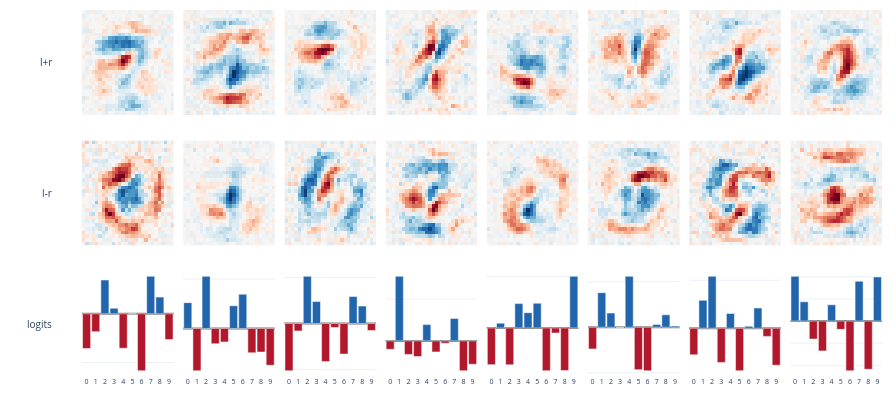

The notebook cell this image was saved under:
### Markdown cell above
### Visualizing neurons

Each neuron has a positive pattern ($L_r + R_r$), a negative pattern ($L_r - R_r$), and output weights ($D_r$). The `decompose` method returns these normalized and sorted by importance (the product of the factor norms).

### Code cell
def bar_colors(v):
    return ["#2166ac" if x >= 0 else "#b2182b" for x in v]


def plot_component_grid(models, group_labels, n_comp=8, width_per=112, height_per_group=360):
    """Consistent component visualization for CPD-style decompositions."""
    row_names = ["l+r", "l-r", "logits"]
    n_rows = 3 * len(models)
    vertical_spacing = 0.026 if len(models) > 1 else 0.07

    fig = make_subplots(
        rows=n_rows,
        cols=n_comp,
        vertical_spacing=vertical_spacing,
        horizontal_spacing=0.012,
    )

    for r, m in enumerate(models):
        plus, minus, down, sigma = m.decompose()
        plus, minus, down = plus.cpu(), minus.cpu(), down.cpu()
        for c in range(n_comp):
            params = dict(showscale=False, colorscale="RdBu", zmid=0)
            fig.add_heatmap(z=plus[:, c].view(28, 28).flip(0), **params, row=3*r+1, col=c+1)
            fig.add_heatmap(z=minus[:, c].view(28, 28).flip(0), **params, row=3*r+2, col=c+1)
            vals = down[:, c].tolist()
            fig.add_bar(
                x=list(range(10)),
                y=vals,
                marker_color=bar_colors(vals),
                showlegend=False,
                row=3*r+3,
                col=c+1,
            )

    for row in range(1, n_rows + 1):
        for col in range(1, n_comp + 1):
            if row % 3 == 0:
                fig.update_xaxes(
                    visible=True,
                    tickmode="array",
                    tickvals=list(range(10)),
                    ticktext=[str(i) for i in range(10)],
                    tickfont=dict(size=7),
                    row=row,
                    col=col,
                )
                fig.update_yaxes(
                    visible=True,
                    showticklabels=False,
                    zeroline=True,
                    zerolinecolor="#777",
                    row=row,
                    col=col,
                )
            else:
                fig.update_xaxes(visible=False, row=row, col=col)
                fig.update_yaxes(visible=False, row=row, col=col)

    domain_h = (1 - vertical_spacing * (n_rows - 1)) / n_rows
    for row in range(1, n_rows + 1):
        group = (row - 1) // 3
        kind = row_names[(row - 1) % 3]
        label = f"{group_labels[group]}<br>{kind}" if group_labels[group] else kind
        y = 1 - (row - 1) * (domain_h + vertical_spacing) - domain_h / 2
        fig.add_annotation(
            xref="paper", yref="paper", x=-0.035, y=y,
            text=label, showarrow=False,
            xanchor="right", yanchor="middle",
            align="right", font=dict(size=10),
        )

    fig.update_layout(
        width=n_comp * width_per,
        height=len(models) * height_per_group,
        bargap=0.12,
        margin=dict(l=82, r=14, b=24, t=10),
        template="plotly_white",
    )
    return fig


fig = plot_component_grid([sparse], [""], n_comp=8, height_per_group=400)
fig

### Figure 1 — Plotly figure (JSON) as saved in the notebook; plotly's stock layout.template omitted (floating-point values rounded to 4 significant figures; data arrays with more than 128 entries replaced by an {"elided": "..."} marker saying what was removed)
{"data": [{"colorscale": [[0, "rgb(103,0,31)"], [0.1, "rgb(178,24,43)"], [0.2, "rgb(214,96,77)"], [0.3, "rgb(244,165,130)"], [0.4, "rgb(253,219,199)"], [0.5, "rgb(247,247,247)"], [0.6, "rgb(209,229,240)"], [0.7, "rgb(146,197,222)"], [0.8, "rgb(67,147,195)"], [0.9, "rgb(33,102,172)"], [1, "rgb(5,48,97)"]], "showscale": false, "type": "heatmap", "xaxis": "x", "yaxis": "y", "z": {"elided": "28x28 float values"}, "zmid": 0}, {"colorscale": [[0, "rgb(103,0,31)"], [0.1, "rgb(178,24,43)"], [0.2, "rgb(214,96,77)"], [0.3, "rgb(244,165,130)"], [0.4, "rgb(253,219,199)"], [0.5, "rgb(247,247,247)"], [0.6, "rgb(209,229,240)"], [0.7, "rgb(146,197,222)"], [0.8, "rgb(67,147,195)"], [0.9, "rgb(33,102,172)"], [1, "rgb(5,48,97)"]], "showscale": false, "type": "heatmap", "xaxis": "x9", "yaxis": "y9", "z": {"elided": "28x28 float values"}, "zmid": 0}, {"marker": {"color": ["#b2182b", "#b2182b", "#2166ac", "#2166ac", "#b2182b", "#2166ac", "#b2182b", "#2166ac", "#2166ac", "#b2182b"]}, "showlegend": false, "type": "bar", "x": [0, 1, 2, 3, 4, 5, 6, 7, 8, 9], "xaxis": "x17", "y": [-0.3567, -0.1834, 0.3469, 0.05634, -0.354, 0.0003129, -0.5851, 0.3849, 0.1715, -0.2652], "yaxis": "y17"}, {"colorscale": [[0, "rgb(103,0,31)"], [0.1, "rgb(178,24,43)"], [0.2, "rgb(214,96,77)"], [0.3, "rgb(244,165,130)"], [0.4, "rgb(253,219,199)"], [0.5, "rgb(247,247,247)"], [0.6, "rgb(209,229,240)"], [0.7, "rgb(146,197,222)"], [0.8, "rgb(67,147,195)"], [0.9, "rgb(33,102,172)"], [1, "rgb(5,48,97)"]], "showscale": false, "type": "heatmap", "xaxis": "x2", "yaxis": "y2", "z": {"elided": "28x28 float values"}, "zmid": 0}, {"colorscale": [[0, "rgb(103,0,31)"], [0.1, "rgb(178,24,43)"], [0.2, "rgb(214,96,77)"], [0.3, "rgb(244,165,130)"], [0.4, "rgb(253,219,199)"], [0.5, "rgb(247,247,247)"], [0.6, "rgb(209,229,240)"], [0.7, "rgb(146,197,222)"], [0.8, "rgb(67,147,195)"], [0.9, "rgb(33,102,172)"], [1, "rgb(5,48,97)"]], "showscale": false, "type": "heatmap", "xaxis": "x10", "yaxis": "y10", "z": {"elided": "28x28 float values"}, "zmid": 0}, {"marker": {"color": ["#2166ac", "#b2182b", "#2166ac", "#b2182b", "#b2182b", "#2166ac", "#2166ac", "#b2182b", "#b2182b", "#b2182b"]}, "showlegend": false, "type": "bar", "x": [0, 1, 2, 3, 4, 5, 6, 7, 8, 9], "xaxis": "x18", "y": [0.2613, -0.4275, 0.5274, -0.1537, -0.136, 0.2301, 0.3465, -0.246, -0.2383, -0.3719], "yaxis": "y18"}, {"colorscale": [[0, "rgb(103,0,31)"], [0.1, "rgb(178,24,43)"], [0.2, "rgb(214,96,77)"], [0.3, "rgb(244,165,130)"], [0.4, "rgb(253,219,199)"], [0.5, "rgb(247,247,247)"], [0.6, "rgb(209,229,240)"], [0.7, "rgb(146,197,222)"], [0.8, "rgb(67,147,195)"], [0.9, "rgb(33,102,172)"], [1, "rgb(5,48,97)"]], "showscale": false, "type": "heatmap", "xaxis": "x3", "yaxis": "y3", "z": {"elided": "28x28 float values"}, "zmid": 0}, {"colorscale": [[0, "rgb(103,0,31)"], [0.1, "rgb(178,24,43)"], [0.2, "rgb(214,96,77)"], [0.3, "rgb(244,165,130)"], [0.4, "rgb(253,219,199)"], [0.5, "rgb(247,247,247)"], [0.6, "rgb(209,229,240)"], [0.7, "rgb(146,197,222)"], [0.8, "rgb(67,147,195)"], [0.9, "rgb(33,102,172)"], [1, "rgb(5,48,97)"]], "showscale": false, "type": "heatmap", "xaxis": "x11", "yaxis": "y11", "z": {"elided": "28x28 float values"}, "zmid": 0}, {"marker": {"color": ["#b2182b", "#b2182b", "#2166ac", "#2166ac", "#b2182b", "#b2182b", "#b2182b", "#2166ac", "#2166ac", "#b2182b"]}, "showlegend": false, "type": "bar", "x": [0, 1, 2, 3, 4, 5, 6, 7, 8, 9], "xaxis": "x19", "y": [-0.5129, -0.08032, 0.5129, 0.2386, -0.4137, -0.0435, -0.3317, 0.2929, 0.1898, -0.07483], "yaxis": "y19"}, {"colorscale": [[0, "rgb(103,0,31)"], [0.1, "rgb(178,24,43)"], [0.2, "rgb(214,96,77)"], [0.3, "rgb(244,165,130)"], [0.4, "rgb(253,219,199)"], [0.5, "rgb(247,247,247)"], [0.6, "rgb(209,229,240)"], [0.7, "rgb(146,197,222)"], [0.8, "rgb(67,147,195)"], [0.9, "rgb(33,102,172)"], [1, "rgb(5,48,97)"]], "showscale": false, "type": "heatmap", "xaxis": "x4", "yaxis": "y4", "z": {"elided": "28x28 float values"}, "zmid": 0}, {"colorscale": [[0, "rgb(103,0,31)"], [0.1, "rgb(178,24,43)"], [0.2, "rgb(214,96,77)"], [0.3, "rgb(244,165,130)"], [0.4, "rgb(253,219,199)"], [0.5, "rgb(247,247,247)"], [0.6, "rgb(209,229,240)"], [0.7, "rgb(146,197,222)"], [0.8, "rgb(67,147,195)"], [0.9, "rgb(33,102,172)"], [1, "rgb(5,48,97)"]], "showscale": false, "type": "heatmap", "xaxis": "x12", "yaxis": "y12", "z": {"elided": "28x28 float values"}, "zmid": 0}, {"marker": {"color": ["#b2182b", "#2166ac", "#b2182b", "#b2182b", "#2166ac", "#b2182b", "#b2182b", "#2166ac", "#b2182b", "#b2182b"]}, "showlegend": false, "type": "bar", "x": [0, 1, 2, 3, 4, 5, 6, 7, 8, 9], "xaxis": "x20", "y": [-0.1005, 0.7717, -0.1619, -0.1881, 0.1944, -0.1318, -0.0277, 0.2676, -0.3571, -0.2789], "yaxis": "y20"}, {"colorscale": [[0, "rgb(103,0,31)"], [0.1, "rgb(178,24,43)"], [0.2, "rgb(214,96,77)"], [0.3, "rgb(244,165,130)"], [0.4, "rgb(253,219,199)"], [0.5, "rgb(247,247,247)"], [0.6, "rgb(209,229,240)"], [0.7, "rgb(146,197,222)"], [0.8, "rgb(67,147,195)"], [0.9, "rgb(33,102,172)"], [1, "rgb(5,48,97)"]], "showscale": false, "type": "heatmap", "xaxis": "x5", "yaxis": "y5", "z": {"elided": "28x28 float values"}, "zmid": 0}, {"colorscale": [[0, "rgb(103,0,31)"], [0.1, "rgb(178,24,43)"], [0.2, "rgb(214,96,77)"], [0.3, "rgb(244,165,130)"], [0.4, "rgb(253,219,199)"], [0.5, "rgb(247,247,247)"], [0.6, "rgb(209,229,240)"], [0.7, "rgb(146,197,222)"], [0.8, "rgb(67,147,195)"], [0.9, "rgb(33,102,172)"], [1, "rgb(5,48,97)"]], "showscale": false, "type": "heatmap", "xaxis": "x13", "yaxis": "y13", "z": {"elided": "28x28 float values"}, "zmid": 0}, {"marker": {"color": ["#b2182b", "#2166ac", "#b2182b", "#2166ac", "#2166ac", "#2166ac", "#b2182b", "#b2182b", "#b2182b", "#2166ac"]}, "showlegend": false, "type": "bar", "x": [0, 1, 2, 3, 4, 5, 6, 7, 8, 9], "xaxis": "x21", "y": [-0.3576, 0.04702, -0.3597, 0.2381, 0.1493, 0.2417, -0.4173, -0.04929, -0.4154, 0.504], "yaxis": "y21"}, {"colorscale": [[0, "rgb(103,0,31)"], [0.1, "rgb(178,24,43)"], [0.2, "rgb(214,96,77)"], [0.3, "rgb(244,165,130)"], [0.4, "rgb(253,219,199)"], [0.5, "rgb(247,247,247)"], [0.6, "rgb(209,229,240)"], [0.7, "rgb(146,197,222)"], [0.8, "rgb(67,147,195)"], [0.9, "rgb(33,102,172)"], [1, "rgb(5,48,97)"]], "showscale": false, "type": "heatmap", "xaxis": "x6", "yaxis": "y6", "z": {"elided": "28x28 float values"}, "zmid": 0}, {"colorscale": [[0, "rgb(103,0,31)"], [0.1, "rgb(178,24,43)"], [0.2, "rgb(214,96,77)"], [0.3, "rgb(244,165,130)"], [0.4, "rgb(253,219,199)"], [0.5, "rgb(247,247,247)"], [0.6, "rgb(209,229,240)"], [0.7, "rgb(146,197,222)"], [0.8, "rgb(67,147,195)"], [0.9, "rgb(33,102,172)"], [1, "rgb(5,48,97)"]], "showscale": false, "type": "heatmap", "xaxis": "x14", "yaxis": "y14", "z": {"elided": "28x28 float values"}, "zmid": 0}, {"marker": {"color": ["#b2182b", "#2166ac", "#2166ac", "#b2182b", "#2166ac", "#b2182b", "#b2182b", "#2166ac", "#2166ac", "#2166ac"]}, "showlegend": false, "type": "bar", "x": [0, 1, 2, 3, 4, 5, 6, 7, 8, 9], "xaxis": "x22", "y": [-0.2378, 0.3789, 0.1552, -0.001933, 0.5584, -0.4651, -0.4773, 0.03059, 0.1365, 0.01411], "yaxis": "y22"}, {"colorscale": [[0, "rgb(103,0,31)"], [0.1, "rgb(178,24,43)"], [0.2, "rgb(214,96,77)"], [0.3, "rgb(244,165,130)"], [0.4, "rgb(253,219,199)"], [0.5, "rgb(247,247,247)"], [0.6, "rgb(209,229,240)"], [0.7, "rgb(146,197,222)"], [0.8, "rgb(67,147,195)"], [0.9, "rgb(33,102,172)"], [1, "rgb(5,48,97)"]], "showscale": false, "type": "heatmap", "xaxis": "x7", "yaxis": "y7", "z": {"elided": "28x28 float values"}, "zmid": 0}, {"colorscale": [[0, "rgb(103,0,31)"], [0.1, "rgb(178,24,43)"], [0.2, "rgb(214,96,77)"], [0.3, "rgb(244,165,130)"], [0.4, "rgb(253,219,199)"], [0.5, "rgb(247,247,247)"], [0.6, "rgb(209,229,240)"], [0.7, "rgb(146,197,222)"], [0.8, "rgb(67,147,195)"], [0.9, "rgb(33,102,172)"], [1, "rgb(5,48,97)"]], "showscale": false, "type": "heatmap", "xaxis": "x15", "yaxis": "y15", "z": {"elided": "28x28 float values"}, "zmid": 0}, {"marker": {"color": ["#b2182b", "#2166ac", "#2166ac", "#b2182b", "#2166ac", "#b2182b", "#2166ac", "#2166ac", "#b2182b", "#b2182b"]}, "showlegend": false, "type": "bar", "x": [0, 1, 2, 3, 4, 5, 6, 7, 8, 9], "xaxis": "x23", "y": [-0.2768, 0.2907, 0.5409, -0.3563, 0.1536, -0.4426, 0.0201, 0.2111, -0.08459, -0.3844], "yaxis": "y23"}, {"colorscale": [[0, "rgb(103,0,31)"], [0.1, "rgb(178,24,43)"], [0.2, "rgb(214,96,77)"], [0.3, "rgb(244,165,130)"], [0.4, "rgb(253,219,199)"], [0.5, "rgb(247,247,247)"], [0.6, "rgb(209,229,240)"], [0.7, "rgb(146,197,222)"], [0.8, "rgb(67,147,195)"], [0.9, "rgb(33,102,172)"], [1, "rgb(5,48,97)"]], "showscale": false, "type": "heatmap", "xaxis": "x8", "yaxis": "y8", "z": {"elided": "28x28 float values"}, "zmid": 0}, {"colorscale": [[0, "rgb(103,0,31)"], [0.1, "rgb(178,24,43)"], [0.2, "rgb(214,96,77)"], [0.3, "rgb(244,165,130)"], [0.4, "rgb(253,219,199)"], [0.5, "rgb(247,247,247)"], [0.6, "rgb(209,229,240)"], [0.7, "rgb(146,197,222)"], [0.8, "rgb(67,147,195)"], [0.9, "rgb(33,102,172)"], [1, "rgb(5,48,97)"]], "showscale": false, "type": "heatmap", "xaxis": "x16", "yaxis": "y16", "z": {"elided": "28x28 float values"}, "zmid": 0}, {"marker": {"color": ["#2166ac", "#2166ac", "#b2182b", "#b2182b", "#2166ac", "#b2182b", "#b2182b", "#2166ac", "#b2182b", "#2166ac"]}, "showlegend": false, "type": "bar", "x": [0, 1, 2, 3, 4, 5, 6, 7, 8, 9], "xaxis": "x24", "y": [0.4041, 0.1741, -0.1628, -0.2696, 0.1471, -0.07516, -0.4491, 0.36, -0.4355, 0.3988], "yaxis": "y24"}], "layout": {"annotations": [{"align": "right", "font": {"size": 10}, "showarrow": false, "text": "l+r", "x": -0.035, "xanchor": "right", "xref": "paper", "y": 0.8567, "yanchor": "middle", "yref": "paper"}, {"align": "right", "font": {"size": 10}, "showarrow": false, "text": "l-r", "x": -0.035, "xanchor": "right", "xref": "paper", "y": 0.5, "yanchor": "middle", "yref": "paper"}, {"align": "right", "font": {"size": 10}, "showarrow": false, "text": "logits", "x": -0.035, "xanchor": "right", "xref": "paper", "y": 0.1433, "yanchor": "middle", "yref": "paper"}], "bargap": 0.12, "height": 400, "margin": {"b": 24, "l": 82, "r": 14, "t": 10}, "width": 896, "xaxis": {"anchor": "y", "domain": [0, 0.1145], "visible": false}, "xaxis10": {"anchor": "y10", "domain": [0.1265, 0.241], "visible": false}, "xaxis11": {"anchor": "y11", "domain": [0.253, 0.3675], "visible": false}, "xaxis12": {"anchor": "y12", "domain": [0.3795, 0.494], "visible": false}, "xaxis13": {"anchor": "y13", "domain": [0.506, 0.6205], "visible": false}, "xaxis14": {"anchor": "y14", "domain": [0.6325, 0.747], "visible": false}, "xaxis15": {"anchor": "y15", "domain": [0.759, 0.8735], "visible": false}, "xaxis16": {"anchor": "y16", "domain": [0.8855, 1], "visible": false}, "xaxis17": {"anchor": "y17", "domain": [0, 0.1145], "tickfont": {"size": 7}, "tickmode": "array", "ticktext": ["0", "1", "2", "3", "4", "5", "6", "7", "8", "9"], "tickvals": [0, 1, 2, 3, 4, 5, 6, 7, 8, 9], "visible": true}, "xaxis18": {"anchor": "y18", "domain": [0.1265, 0.241], "tickfont": {"size": 7}, "tickmode": "array", "ticktext": ["0", "1", "2", "3", "4", "5", "6", "7", "8", "9"], "tickvals": [0, 1, 2, 3, 4, 5, 6, 7, 8, 9], "visible": true}, "xaxis19": {"anchor": "y19", "domain": [0.253, 0.3675], "tickfont": {"size": 7}, "tickmode": "array", "ticktext": ["0", "1", "2", "3", "4", "5", "6", "7", "8", "9"], "tickvals": [0, 1, 2, 3, 4, 5, 6, 7, 8, 9], "visible": true}, "xaxis2": {"anchor": "y2", "domain": [0.1265, 0.241], "visible": false}, "xaxis20": {"anchor": "y20", "domain": [0.3795, 0.494], "tickfont": {"size": 7}, "tickmode": "array", "ticktext": ["0", "1", "2", "3", "4", "5", "6", "7", "8", "9"], "tickvals": [0, 1, 2, 3, 4, 5, 6, 7, 8, 9], "visible": true}, "xaxis21": {"anchor": "y21", "domain": [0.506, 0.6205], "tickfont": {"size": 7}, "tickmode": "array", "ticktext": ["0", "1", "2", "3", "4", "5", "6", "7", "8", "9"], "tickvals": [0, 1, 2, 3, 4, 5, 6, 7, 8, 9], "visible": true}, "xaxis22": {"anchor": "y22", "domain": [0.6325, 0.747], "tickfont": {"size": 7}, "tickmode": "array", "ticktext": ["0", "1", "2", "3", "4", "5", "6", "7", "8", "9"], "tickvals": [0, 1, 2, 3, 4, 5, 6, 7, 8, 9], "visible": true}, "xaxis23": {"anchor": "y23", "domain": [0.759, 0.8735], "tickfont": {"size": 7}, "tickmode": "array", "ticktext": ["0", "1", "2", "3", "4", "5", "6", "7", "8", "9"], "tickvals": [0, 1, 2, 3, 4, 5, 6, 7, 8, 9], "visible": true}, "xaxis24": {"anchor": "y24", "domain": [0.8855, 1], "tickfont": {"size": 7}, "tickmode": "array", "ticktext": ["0", "1", "2", "3", "4", "5", "6", "7", "8", "9"], "tickvals": [0, 1, 2, 3, 4, 5, 6, 7, 8, 9], "visible": true}, "xaxis3": {"anchor": "y3", "domain": [0.253, 0.3675], "visible": false}, "xaxis4": {"anchor": "y4", "domain": [0.3795, 0.494], "visible": false}, "xaxis5": {"anchor": "y5", "domain": [0.506, 0.6205], "visible": false}, "xaxis6": {"anchor": "y6", "domain": [0.6325, 0.747], "visible": false}, "xaxis7": {"anchor": "y7", "domain": [0.759, 0.8735], "visible": false}, "xaxis8": {"anchor": "y8", "domain": [0.8855, 1], "visible": false}, "xaxis9": {"anchor": "y9", "domain": [0, 0.1145], "visible": false}, "yaxis": {"anchor": "x", "domain": [0.7133, 1], "visible": false}, "yaxis10": {"anchor": "x10", "domain": [0.3567, 0.6433], "visible": false}, "yaxis11": {"anchor": "x11", "domain": [0.3567, 0.6433], "visible": false}, "yaxis12": {"anchor": "x12", "domain": [0.3567, 0.6433], "visible": false}, "yaxis13": {"anchor": "x13", "domain": [0.3567, 0.6433], "visible": false}, "yaxis14": {"anchor": "x14", "domain": [0.3567, 0.6433], "visible": false}, "yaxis15": {"anchor": "x15", "domain": [0.3567, 0.6433], "visible": false}, "yaxis16": {"anchor": "x16", "domain": [0.3567, 0.6433], "visible": false}, "yaxis17": {"anchor": "x17", "domain": [0, 0.2867], "showticklabels": false, "visible": true, "zeroline": true, "zerolinecolor": "#777"}, "yaxis18": {"anchor": "x18", "domain": [0, 0.2867], "showticklabels": false, "visible": true, "zeroline": true, "zerolinecolor": "#777"}, "yaxis19": {"anchor": "x19", "domain": [0, 0.2867], "showticklabels": false, "visible": true, "zeroline": true, "zerolinecolor": "#777"}, "yaxis2": {"anchor": "x2", "domain": [0.7133, 1], "visible": false}, "yaxis20": {"anchor": "x20", "domain": [0, 0.2867], "showticklabels": false, "visible": true, "zeroline": true, "zerolinecolor": "#777"}, "yaxis21": {"anchor": "x21", "domain": [0, 0.2867], "showticklabels": false, "visible": true, "zeroline": true, "zerolinecolor": "#777"}, "yaxis22": {"anchor": "x22", "domain": [0, 0.2867], "showticklabels": false, "visible": true, "zeroline": true, "zerolinecolor": "#777"}, "yaxis23": {"anchor": "x23", "domain": [0, 0.2867], "showticklabels": false, "visible": true, "zeroline": true, "zerolinecolor": "#777"}, "yaxis24": {"anchor": "x24", "domain": [0, 0.2867], "showticklabels": false, "visible": true, "zeroline": true, "zerolinecolor": "#777"}, "yaxis3": {"anchor": "x3", "domain": [0.7133, 1], "visible": false}, "yaxis4": {"anchor": "x4", "domain": [0.7133, 1], "visible": false}, "yaxis5": {"anchor": "x5", "domain": [0.7133, 1], "visible": false}, "yaxis6": {"anchor": "x6", "domain": [0.7133, 1], "visible": false}, "yaxis7": {"anchor": "x7", "domain": [0.7133, 1], "visible": false}, "yaxis8": {"anchor": "x8", "domain": [0.7133, 1], "visible": false}, "yaxis9": {"anchor": "x9", "domain": [0.3567, 0.6433], "visible": false}}}
